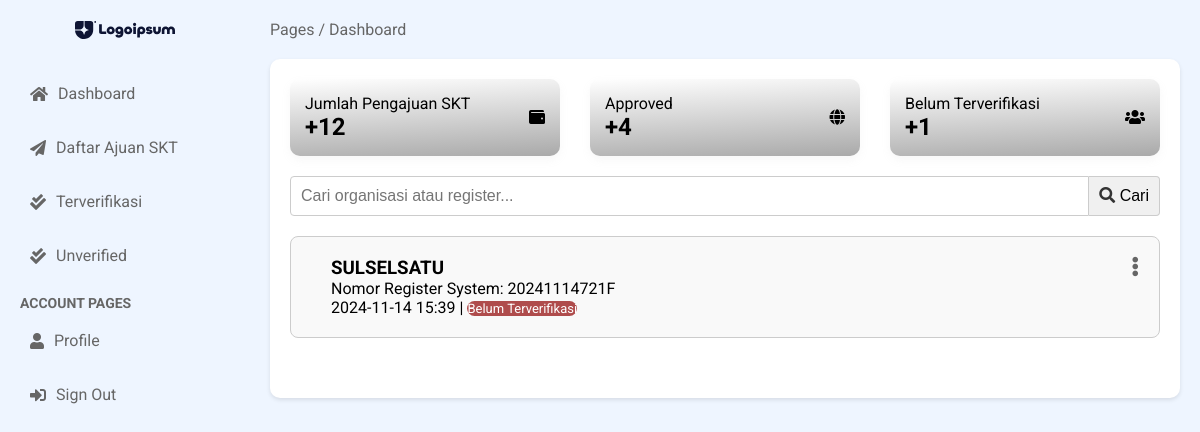
Screenshot of /dashboard/unverified/ (signed in) with the database file from the repository.
### modelform/models.py (models this page shows, shortened)
class Register(models.Model):
    id = models.UUIDField(primary_key=True, default=uuid.uuid4, editable=False)
    author = models.ForeignKey(User, on_delete=models.CASCADE, null=True, blank=True)
    nama_organisasi = models.CharField(max_length=255)
    register = models.CharField(max_length=10, unique=True, editable=False)
    created_at = models.DateTimeField(auto_now_add=True)
    logo = models.ImageField(upload_to=logo, blank=False, null=True, validators=[validate_file_size])
    is_completed = models.BooleanField(default=False)
    is_verified = models.BooleanField(default=False)  # Field untuk status verifikasi
    verified_at = models.DateTimeField(null=True, blank=True)  # Tanggal dan waktu verifikasi

### modelform/views.py (the view)
# urls.py: path('dashboard/unverified/', views.dashboard_unverified, name='dashboard_unverified'),
def dashboard_unverified(request):
    results = Register.objects.filter(is_verified=False, is_completed=True)
    results_verified = Register.objects.filter(is_verified=True)
    total_pengajuan = Register.objects.all().count()
    total_verified = results_verified.count()
    unverified_completed_count = Register.objects.filter(is_completed=True, is_verified=False).count()
    query = request.GET.get('q', '')
    try:
        register_id = request.GET.get('register_id')
        if register_id:
            register_id = UUID(register_id)  # Verifikasi jika register_id adalah UUID yang valid
        registers = Register.objects.all()  # Ambil data yang sesuai
    except ValueError:
        return redirect('error_page')
    if query:
        results = results.filter(
            Q(nama_organisasi__icontains=query) | Q(register__icontains=query)
        )
    context = {
        'results': results,
        'total_verified': total_verified,
        'total_pengajuan': total_pengajuan,
        'unverified_completed_count': unverified_completed_count,
        'query': query,
        'registers': registers
    }
    return render(request, 'dashboard/dashboard_unverified.html', context)

### accounts/context_processors.py (called while the page is built)
def versioned_static(request):
    version = 'v1.x'  # Increment this version number
    return {
        'STATIC_VERSION': version,
    }

### templates/dashboard/dashboard_unverified.html (shortened to what this page needs)
{% extends 'dashboard/base.html' %}
{% load static %}
{% block content %}
<main class="main-content">
<header class="main-header">
    <div class="breadcrumb">
        <span>Pages / Dashboard</span>
    </div>
</header>
<section class="main-section">
    <div class="info-container">
        <div class="info-card">
            <div class="info-content">
                <p class="info-title">Jumlah Pengajuan SKT</p>
                <h2><span class="info-change positive">+{{ total_pengajuan }}</span></h2>
            </div>
            <div class="info-icon">
                <i class="fas fa-wallet"></i>
            </div>
        </div>
        <div class="info-card">
            <div class="info-content">
                <p class="info-title">Approved</p>
                <h2>+{{ total_verified }}</h2>
            </div>
            <div class="info-icon">
                <i class="fas fa-globe"></i>
            </div>
        </div>
        <div class="info-card">
            <div class="info-content">
                <p class="info-title">Belum Terverifikasi</p>
                <h2>+{{ unverified_completed_count }}</h2>
            </div>
            <div class="info-icon">
                <i class="fas fa-users"></i>
            </div>
        </div>
    </div>
    <form method="GET" action="{% url 'dashboard_unverified' %}" class="search-form">
      <input
          type="text"
          name="q"
          placeholder="Cari organisasi atau register..."
          value="{{ query }}"
          aria-label="Search"
      >
      <button type="submit" aria-label="Cari">
          <i class="fas fa-search"></i> Cari
      </button>
    </form>
    {% if results %}
    <div class="categories-list-undangan">
      {% for register in results %}
      <div class="category-list-undangan">
        <div class="category-text">
          <h3>{{ register.nama_organisasi }}</h3>
          <p>Nomor Register System: {{ register.register }}</p>
          <p> {{ register.created_at|date:"Y-m-d H:i" }} |
            {% if register.is_verified %}
            <span class="status-approved">Terverifikasi</span>
            {% else %}
            <span class="status-pending">Belum Terverifikasi</span>
            {% endif %}
          </p>
        </div>
        <div class="menu-list-undangan">
          <i class="fas fa-ellipsis-v menu-icon" onclick="toggleModal('modal{{ register.id }}')"></i>
        </div>
      </div>
    {% endfor %}
    {% else %}
    <div class="message error"> Pengajuan Belum Terverifikasi</div>
    </div>
    {% endif %}
</div>
</section>
</main>
</div>
{% endblock %}

### static/dashboard/styles.css (style rules this page uses)
* { margin: 0; padding: 0; box-sizing: border-box; }
body { font-family: 'Roboto', sans-serif; background-color: #f0f2f5; }
.search-form { display: flex; width: 100%; margin-bottom: 20px; }
.search-form input[type="text"] { flex: 1; padding: 10px; border: 1px solid #ccc; border-radius: 4px 0 0 4px; outline: none; font-size: 16px; width: 100%; box-sizing: border-box; }
.search-form button { padding: 10px; border: 1px solid #ccc; border-left: none; border-radius: 0 4px 4px 0; background-color: #f0f0f0; cursor: pointer; font-size: 16px; box-sizing: border-box; }
.search-form button i { color: #333; }
.main-content { flex: 1; padding: 20px; background-color: #EEF5FF; }
.main-header { display: flex; justify-content: space-between; align-items: center; margin-bottom: 20px; }
.breadcrumb { color: #666; }
.main-section { padding: 20px; background-color: #ffffff; border-radius: 10px; box-shadow: 0 2px 4px rgba(0, 0, 0, 0.1); }
.info-container { display: flex; flex-wrap: wrap; gap: 30px; justify-content: center; margin-bottom: 20px; }
.info-card { background-color: #d80000; background-image: linear-gradient(177deg, #ffffff 0%, #a9a9a9 100%); border-radius: 10px; box-shadow: 0 4px 8px rgb(173 173 173 / 10%); display: flex; justify-content: space-between; align-items: center; padding: 15px; flex: 1; min-width: 250px; max-height: 300px; transition: transform 0.3s; }
.categories-list-undangan { display: flex; flex-wrap: wrap; justify-content: left; gap: 20px; margin-bottom: 40px; }
.category-list-undangan { display: flex; align-items: center; flex: 1 1 100%; padding: 20px; border: 1px solid #ccc; border-radius: 8px; background-color: #f9f9f9; position: relative; }
.category-text { flex-grow: 1; }
.status-pending { color: #ffffff; background: #af4c4c; border-radius: 100px; font-size: 13px; }
.menu-list-undangan { position: absolute; right: 20px; top: 20px; cursor: pointer; }
.menu-icon { font-size: 20px; color: #666; }

### rows the page displays
Register: nama_organisasi "SULSELSATU", register "20241114721F", created_at "2024-11-14 15:39", is_verified "Belum Terverifikasi"

### other values shown
{{ total_pengajuan }} "12"
{{ total_verified }} "4"
{{ unverified_completed_count }} "1"
